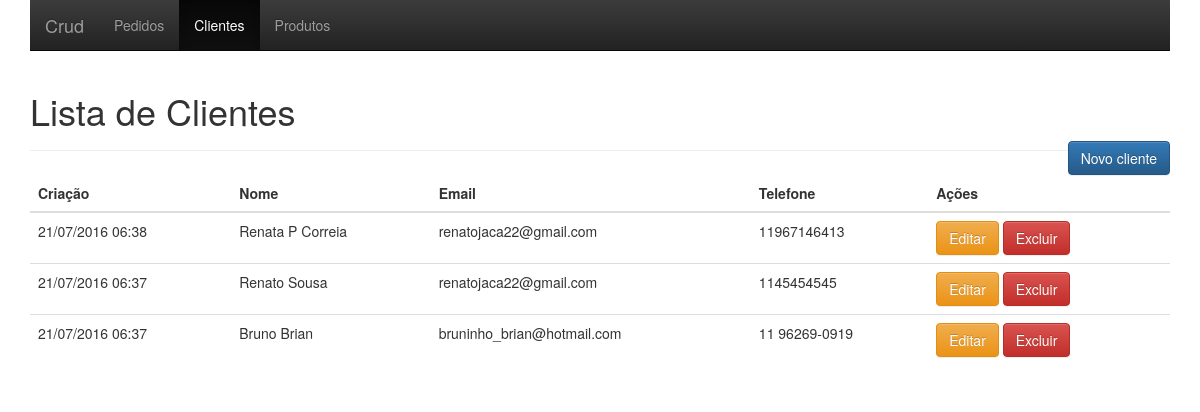
The page /clientes.php on the database its author committed.
### tables this page shows
CREATE TABLE IF NOT EXISTS `clientes` (
  `id` int(11) NOT NULL,
  `criacao` datetime NOT NULL,
  `nome` varchar(60) NOT NULL,
  `email` varchar(65) NOT NULL,
  `telefone` varchar(20) NOT NULL
);

### models/Cliente.php (called while the page is built, shortened)
<?php
class Cliente
{
    private $conexao = null;
    public function __construct(){
        $this->conexao = new PDO("mysql:host=localhost;dbname=crud_abril", "root", "");
        $this->conexao->setAttribute(PDO::ATTR_ERRMODE, PDO::ERRMODE_EXCEPTION);
    }
    public function lista(){
        $consulta = $this->conexao->query("SELECT * FROM clientes ORDER by criacao DESC ");
        $lista = array();
        while ($linha = $consulta->fetch(PDO::FETCH_ASSOC)) {
            array_push($lista, $linha);
        }
        return $lista;
    }
}

### clientes.php (the view, shortened to what this page needs)
<?php
require('./models/Cliente.php');
$clientes = new Cliente();
$lista = $clientes->lista();
?>
<!DOCTYPE html>
<html lang="en">
<head>
    <link rel="stylesheet" href="https://maxcdn.bootstrapcdn.com/bootstrap/3.3.6/css/bootstrap.min.css">
    <link rel="stylesheet" href="https://maxcdn.bootstrapcdn.com/bootstrap/3.3.6/css/bootstrap-theme.min.css">
</head>
<body>
<div class="container">
    <nav class="navbar navbar-inverse navbar-static-top">
        <div class="">
            <div class="navbar-header">
                <a class="navbar-brand" href="index.php">Crud</a>
            </div>
            <div class="collapse navbar-collapse" id="bs-example-navbar-collapse-1">
                <ul class="nav navbar-nav">
                    <li><a href="index.php">Pedidos <span class="sr-only">(current)</span></a></li>
                    <li class="active"><a href="#">Clientes</a></li>
                    <li><a href="produtos.php">Produtos</a></li>
                </ul>
            </div>
        </div>
    </nav>
    <div class="page-header">
        <h1>Lista de Clientes <small></small></h1>
        <a href="form-clientes.php" class="btn btn-primary pull-right">Novo cliente</a>
    </div>
    <table class="table">
        <thead>
        <tr>
            <th>Criação</th>
            <th>Nome</th>
            <th>Email</th>
            <th>Telefone</th>
            <th>Ações</th>
        </tr>
        </thead>
        <tbody>
        <?php
        foreach($lista as $item){
            ?>
            <tr>
                <td><?=date('d/m/Y H:i', strtotime($item['criacao']))?></td>
                <td><?=$item['nome']?></td>
                <td><?=$item['email']?></td>
                <td><?=$item['telefone']?></td>
                <td>
                    <a href="form-clientes.php?id=<?=$item['id']?>" class="btn btn-warning">Editar</a>
                    <a class="btn btn-danger">Excluir</a>
                </td>
            </tr>
            <?php
        }
        ?>
        </tbody>
    </table>
</div>
</body>
</html>

### rows shown on the page
clientes: criacao "21/07/2016 06:38", nome "Renata P Correia", email "renatojaca22@gmail.com", telefone "11967146413"
clientes: criacao "21/07/2016 06:37", nome "Renato Sousa", email "renatojaca22@gmail.com", telefone "1145454545"
clientes: criacao "21/07/2016 06:37", nome "Bruno Brian", email "bruninho_brian@hotmail.com", telefone "11 96269-0919"
